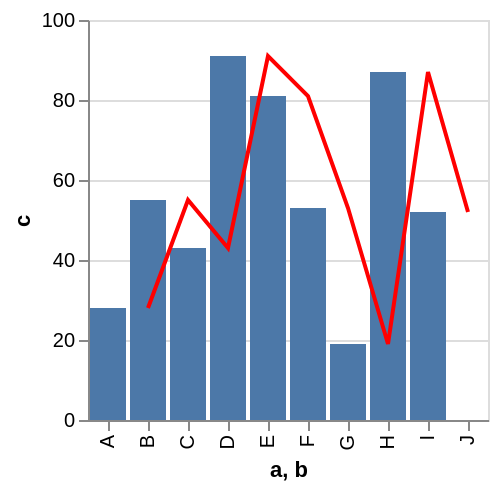

Vega-Lite specification for this chart:
### Vega specification from a JSON file in a GitHub repository (floating-point values rounded to 4 significant figures)
{"$schema": "https://vega.github.io/schema/vega/v5.json", "autosize": "pad", "padding": 5, "height": 200, "style": "cell", "data": [{"name": "source_0", "values": [{"a": "A", "b": "B", "c": 28}, {"a": "B", "b": "C", "c": 55}, {"a": "C", "b": "D", "c": 43}, {"a": "D", "b": "E", "c": 91}, {"a": "E", "b": "F", "c": 81}, {"a": "F", "b": "G", "c": 53}, {"a": "G", "b": "H", "c": 19}, {"a": "H", "b": "I", "c": 87}, {"a": "I", "b": "J", "c": 52}]}], "signals": [{"name": "x_step", "value": 20}, {"name": "width", "update": "bandspace(domain('x').length, 0.1, 0.05) * x_step"}], "marks": [{"name": "layer_0_marks", "type": "rect", "style": ["bar"], "from": {"data": "source_0"}, "encode": {"update": {"fill": [{"test": "datum[\"c\"] === null || isNaN(datum[\"c\"])", "value": null}, {"value": "#4c78a8"}], "tooltip": {"signal": "{\"a\": datum[\"a\"], \"c\": format(datum[\"c\"], \"\")}"}, "x": {"scale": "x", "field": "a"}, "width": {"scale": "x", "band": true}, "y": {"scale": "y", "field": "c"}, "y2": {"scale": "y", "value": 0}}}}, {"name": "layer_1_marks", "type": "line", "style": ["line"], "sort": {"field": "datum[\"b\"]", "order": "descending"}, "from": {"data": "source_0"}, "encode": {"update": {"stroke": {"value": "red"}, "tooltip": {"signal": "{\"b\": datum[\"b\"], \"c\": format(datum[\"c\"], \"\")}"}, "x": {"scale": "x", "field": "b", "band": 0.5}, "y": {"scale": "y", "field": "c"}, "defined": {"signal": "datum[\"c\"] !== null && !isNaN(datum[\"c\"])"}}}}], "scales": [{"name": "x", "type": "band", "domain": {"data": "source_0", "fields": ["a", "b"], "sort": true}, "range": {"step": {"signal": "x_step"}}, "paddingInner": 0.1, "paddingOuter": 0.05}, {"name": "y", "type": "linear", "domain": {"data": "source_0", "field": "c"}, "range": [{"signal": "height"}, 0], "nice": true, "zero": true}], "axes": [{"scale": "x", "orient": "bottom", "grid": false, "title": "a, b", "labelAlign": "right", "labelAngle": 270, "labelBaseline": "middle", "labelOverlap": true, "zindex": 1}, {"scale": "y", "orient": "left", "grid": false, "title": "c", "labelOverlap": true, "tickCount": {"signal": "ceil(height/40)"}, "zindex": 1}, {"scale": "y", "orient": "left", "gridScale": "x", "grid": true, "tickCount": {"signal": "ceil(height/40)"}, "domain": false, "labels": false, "maxExtent": 0, "minExtent": 0, "ticks": false, "zindex": 0}]}
